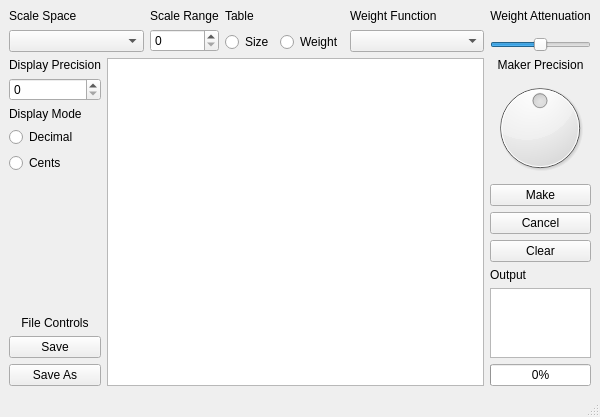
<?xml version="1.0" encoding="UTF-8"?>
<ui version="4.0">
 <class>MainWindow</class>
 <widget class="QMainWindow" name="MainWindow">
  <property name="geometry">
   <rect>
    <x>0</x>
    <y>0</y>
    <width>600</width>
    <height>404</height>
   </rect>
  </property>
  <property name="windowTitle">
   <string>Irregular Tuning Maker</string>
  </property>
  <widget class="QWidget" name="centralwidget">
   <property name="sizePolicy">
    <sizepolicy hsizetype="Expanding" vsizetype="Preferred">
     <horstretch>0</horstretch>
     <verstretch>0</verstretch>
    </sizepolicy>
   </property>
   <layout class="QVBoxLayout" name="verticalLayout_4">
    <item>
     <layout class="QGridLayout" name="gridLayout" rowstretch="0,1" columnstretch="1,0">
      <item row="1" column="1">
       <layout class="QVBoxLayout" name="verticalLayout_14" stretch="0,0,0,0,0,0,0,0">
        <property name="topMargin">
         <number>0</number>
        </property>
        <item>
         <widget class="QLabel" name="cuttoffLabel">
          <property name="text">
           <string>Maker Precision</string>
          </property>
          <property name="alignment">
           <set>Qt::AlignmentFlag::AlignHCenter|Qt::AlignmentFlag::AlignTop</set>
          </property>
         </widget>
        </item>
        <item>
         <layout class="QHBoxLayout" name="horizontalLayout_3">
          <item>
           <widget class="QDial" name="cutoffDial">
            <property name="sizePolicy">
             <sizepolicy hsizetype="Minimum" vsizetype="Minimum">
              <horstretch>0</horstretch>
              <verstretch>0</verstretch>
             </sizepolicy>
            </property>
            <property name="maximumSize">
             <size>
              <width>100</width>
              <height>100</height>
             </size>
            </property>
            <property name="focusPolicy">
             <enum>Qt::FocusPolicy::ClickFocus</enum>
            </property>
            <property name="layoutDirection">
             <enum>Qt::LayoutDirection::LeftToRight</enum>
            </property>
            <property name="maximum">
             <number>100</number>
            </property>
            <property name="value">
             <number>50</number>
            </property>
            <property name="orientation">
             <enum>Qt::Orientation::Horizontal</enum>
            </property>
           </widget>
          </item>
         </layout>
        </item>
        <item>
         <widget class="QPushButton" name="makeButton">
          <property name="text">
           <string>Make</string>
          </property>
         </widget>
        </item>
        <item>
         <widget class="QPushButton" name="cancelButton">
          <property name="text">
           <string>Cancel</string>
          </property>
         </widget>
        </item>
        <item>
         <widget class="QPushButton" name="clearButton">
          <property name="text">
           <string>Clear</string>
          </property>
         </widget>
        </item>
        <item>
         <widget class="QLabel" name="label_7">
          <property name="text">
           <string>Output</string>
          </property>
          <property name="alignment">
           <set>Qt::AlignmentFlag::AlignLeading|Qt::AlignmentFlag::AlignLeft|Qt::AlignmentFlag::AlignVCenter</set>
          </property>
         </widget>
        </item>
        <item>
         <widget class="QPlainTextEdit" name="temperamentBox">
          <property name="sizePolicy">
           <sizepolicy hsizetype="Preferred" vsizetype="Expanding">
            <horstretch>0</horstretch>
            <verstretch>0</verstretch>
           </sizepolicy>
          </property>
          <property name="acceptDrops">
           <bool>false</bool>
          </property>
          <property name="sizeAdjustPolicy">
           <enum>QAbstractScrollArea::SizeAdjustPolicy::AdjustToContents</enum>
          </property>
          <property name="readOnly">
           <bool>true</bool>
          </property>
         </widget>
        </item>
        <item>
         <widget class="QProgressBar" name="makeProgressBar">
          <property name="value">
           <number>0</number>
          </property>
         </widget>
        </item>
       </layout>
      </item>
      <item row="1" column="0">
       <layout class="QVBoxLayout" name="verticalLayout" stretch="1">
        <property name="sizeConstraint">
         <enum>QLayout::SizeConstraint::SetMinimumSize</enum>
        </property>
        <item>
         <layout class="QHBoxLayout" name="horizontalLayout_6" stretch="0,1">
          <item>
           <layout class="QVBoxLayout" name="verticalLayout_3">
            <item>
             <widget class="QLabel" name="label">
              <property name="contextMenuPolicy">
               <enum>Qt::ContextMenuPolicy::DefaultContextMenu</enum>
              </property>
              <property name="text">
               <string>Display Precision</string>
              </property>
              <property name="alignment">
               <set>Qt::AlignmentFlag::AlignLeading|Qt::AlignmentFlag::AlignLeft|Qt::AlignmentFlag::AlignTop</set>
              </property>
             </widget>
            </item>
            <item>
             <widget class="QSpinBox" name="precisionSpinBox">
              <property name="alignment">
               <set>Qt::AlignmentFlag::AlignLeading|Qt::AlignmentFlag::AlignLeft|Qt::AlignmentFlag::AlignVCenter</set>
              </property>
             </widget>
            </item>
            <item>
             <widget class="QLabel" name="label_2">
              <property name="text">
               <string>Display Mode</string>
              </property>
             </widget>
            </item>
            <item>
             <widget class="QRadioButton" name="ratioRadioButton">
              <property name="layoutDirection">
               <enum>Qt::LayoutDirection::LeftToRight</enum>
              </property>
              <property name="text">
               <string>Decimal</string>
              </property>
             </widget>
            </item>
            <item>
             <widget class="QRadioButton" name="centsRadioButton">
              <property name="text">
               <string>Cents</string>
              </property>
             </widget>
            </item>
            <item>
             <spacer name="verticalSpacer_2">
              <property name="orientation">
               <enum>Qt::Orientation::Vertical</enum>
              </property>
              <property name="sizeHint" stdset="0">
               <size>
                <width>20</width>
                <height>40</height>
               </size>
              </property>
             </spacer>
            </item>
            <item>
             <widget class="QLabel" name="label_6">
              <property name="text">
               <string>File Controls</string>
              </property>
              <property name="alignment">
               <set>Qt::AlignmentFlag::AlignCenter</set>
              </property>
             </widget>
            </item>
            <item>
             <widget class="QPushButton" name="saveButton">
              <property name="text">
               <string>Save</string>
              </property>
             </widget>
            </item>
            <item>
             <widget class="QPushButton" name="saveAsButton">
              <property name="text">
               <string>Save As</string>
              </property>
             </widget>
            </item>
           </layout>
          </item>
          <item>
           <widget class="QTableView" name="scaleSpaceTable"/>
          </item>
         </layout>
        </item>
       </layout>
      </item>
      <item row="0" column="0">
       <layout class="QHBoxLayout" name="horizontalLayout_2" stretch="1,0,0,1">
        <property name="sizeConstraint">
         <enum>QLayout::SizeConstraint::SetMinimumSize</enum>
        </property>
        <item>
         <layout class="QVBoxLayout" name="verticalLayout_8">
          <property name="sizeConstraint">
           <enum>QLayout::SizeConstraint::SetDefaultConstraint</enum>
          </property>
          <item>
           <widget class="QLabel" name="scaleSpaceLabel">
            <property name="text">
             <string>Scale Space</string>
            </property>
            <property name="alignment">
             <set>Qt::AlignmentFlag::AlignLeading|Qt::AlignmentFlag::AlignLeft|Qt::AlignmentFlag::AlignTop</set>
            </property>
           </widget>
          </item>
          <item>
           <widget class="QComboBox" name="scaleSpaceCombo"/>
          </item>
         </layout>
        </item>
        <item>
         <layout class="QVBoxLayout" name="verticalLayout_7">
          <property name="sizeConstraint">
           <enum>QLayout::SizeConstraint::SetMinimumSize</enum>
          </property>
          <item>
           <widget class="QLabel" name="rangeSpinBoxLabel">
            <property name="text">
             <string>Scale Range</string>
            </property>
            <property name="alignment">
             <set>Qt::AlignmentFlag::AlignLeading|Qt::AlignmentFlag::AlignLeft|Qt::AlignmentFlag::AlignTop</set>
            </property>
           </widget>
          </item>
          <item>
           <widget class="QSpinBox" name="rangeSpinBox"/>
          </item>
         </layout>
        </item>
        <item>
         <layout class="QVBoxLayout" name="verticalLayout_10">
          <item>
           <layout class="QVBoxLayout" name="verticalLayout_11">
            <item>
             <widget class="QLabel" name="label_4">
              <property name="text">
               <string>Table</string>
              </property>
              <property name="alignment">
               <set>Qt::AlignmentFlag::AlignLeading|Qt::AlignmentFlag::AlignLeft|Qt::AlignmentFlag::AlignTop</set>
              </property>
             </widget>
            </item>
            <item>
             <layout class="QHBoxLayout" name="horizontalLayout_4">
              <item>
               <widget class="QRadioButton" name="sizeRadioButton">
                <property name="text">
                 <string>Size</string>
                </property>
               </widget>
              </item>
              <item>
               <widget class="QRadioButton" name="weightRadioButton">
                <property name="text">
                 <string>Weight</string>
                </property>
               </widget>
              </item>
             </layout>
            </item>
           </layout>
          </item>
         </layout>
        </item>
        <item>
         <layout class="QVBoxLayout" name="verticalLayout_6">
          <item>
           <widget class="QLabel" name="weightFunctionLabel">
            <property name="text">
             <string>Weight Function</string>
            </property>
            <property name="alignment">
             <set>Qt::AlignmentFlag::AlignLeading|Qt::AlignmentFlag::AlignLeft|Qt::AlignmentFlag::AlignTop</set>
            </property>
           </widget>
          </item>
          <item>
           <widget class="QComboBox" name="weightFuncCombo"/>
          </item>
         </layout>
        </item>
       </layout>
      </item>
      <item row="0" column="1">
       <layout class="QVBoxLayout" name="verticalLayout_5" stretch="0,0">
        <property name="sizeConstraint">
         <enum>QLayout::SizeConstraint::SetMinimumSize</enum>
        </property>
        <item>
         <widget class="QLabel" name="label_3">
          <property name="layoutDirection">
           <enum>Qt::LayoutDirection::LeftToRight</enum>
          </property>
          <property name="text">
           <string>Weight Attenuation</string>
          </property>
          <property name="alignment">
           <set>Qt::AlignmentFlag::AlignHCenter|Qt::AlignmentFlag::AlignTop</set>
          </property>
         </widget>
        </item>
        <item>
         <widget class="QSlider" name="attenuationSlider">
          <property name="maximum">
           <number>100</number>
          </property>
          <property name="value">
           <number>50</number>
          </property>
          <property name="orientation">
           <enum>Qt::Orientation::Horizontal</enum>
          </property>
         </widget>
        </item>
       </layout>
      </item>
     </layout>
    </item>
   </layout>
  </widget>
  <widget class="QStatusBar" name="statusbar"/>
  <widget class="QMenuBar" name="menubar">
   <property name="geometry">
    <rect>
     <x>0</x>
     <y>0</y>
     <width>600</width>
     <height>17</height>
    </rect>
   </property>
  </widget>
 </widget>
 <resources/>
 <connections/>
</ui>
